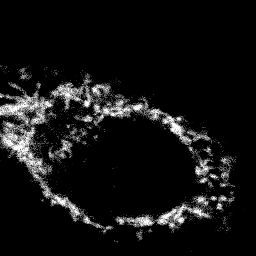
#> input picture example_data/raw_CLSM.tif, 256 x 256 px; its folder holds only this picture in this run
$ python PhysGT_CLSM.py --img_dir example_data
#> lines starting #> are read from the running program, lines starting #| are printed output that depends on the picture; after the words box and inside, x2 and y2 are one past the last pixel; in counts of white or black regions, pixels touching at a corner belong together
"""
PhysGT-CLSM: Physics-informed Ground Truth Generation for CLSM Mitochondria Segmentation.

Adapted from Sekh et al., Nature Machine Intelligence 2021 (DOI: 10.1038/s42256-021-00420-0)
with three contributions for CLSM imaging:
  1. PSF-adaptive pixel calibration (pixel size derived from image statistics)
  2. Distance-transform Watershed instance separation (not in original physeg)
  3. Annotation-free direct inference - no U-Net weights, no MATLAB, no GPU required

Pipeline:
  Step 1: 3D mitochondria geometry (dot / rod / network)
  Step 2: Fluorophore placement + photokinetics
  Step 3+4: PSF convolution -> synthetic 2D image
  Step 5: Microscope noise model (Poisson + Gaussian readout)
  Step 6: Physics-based GT from emitter projection (no PSF/noise dependency)

Output:
  predictions/physegt_clsm/*.tif        uint16 instance-label maps
  results/physegt_clsm_stats.csv        per-image summary
  figures/physegt_clsm/*_overlay.png    3-panel QC images
"""

import argparse, math, csv, random, warnings
import numpy as np
from pathlib import Path
from scipy.ndimage import gaussian_filter, label as ndlabel
from skimage.morphology import remove_small_objects
import tifffile
import matplotlib
matplotlib.use('Agg')
import matplotlib.pyplot as plt
warnings.filterwarnings('ignore')

# -- CLI -----------------------------------------------------------------------
_parser = argparse.ArgumentParser(add_help=False)
_parser.add_argument('--img_dir',  type=str, default=None,
                     help='Input image directory (default: example_data/)')
_parser.add_argument('--out_pred', type=str, default=None,
                     help='Output predictions directory override')
_parser.add_argument('--out_fig',  type=str, default=None,
                     help='Output figures directory override')
_parser.add_argument('--out_res',  type=str, default=None,
                     help='Output results directory override')
_parser.add_argument('--min_area', type=int, default=20,
                     help='Override minimum instance area (px2)')
_parser.add_argument('--dist_sigma', type=float, default=1.2,
                     help='Gaussian smoothing sigma for distance-transform markers')
_parser.add_argument('--min_distance', type=int, default=8,
                     help='Minimum marker distance for watershed instance separation')
_parser.add_argument('--build_simulation', action='store_true',
                     help='Build the optional synthetic simulation dataset after real-image inference')
_parser.add_argument('--help', action='store_true')
_args, _ = _parser.parse_known_args()

# -- Paths ---------------------------------------------------------------------
ROOT     = Path(__file__).resolve().parent
RAW_DIR  = Path(_args.img_dir) if _args.img_dir else ROOT / 'example_data'
OUT_PRED = Path(_args.out_pred) if _args.out_pred else ROOT / 'predictions' / 'physegt_clsm'
OUT_FIG  = Path(_args.out_fig)  if _args.out_fig  else ROOT / 'figures'     / 'physegt_clsm'
OUT_RES  = Path(_args.out_res)  if _args.out_res  else ROOT / 'results'
OUT_PRED.mkdir(parents=True, exist_ok=True)
OUT_FIG.mkdir(parents=True, exist_ok=True)
OUT_RES.mkdir(parents=True, exist_ok=True)

# -- Microscope parameters (CLSM, HELA cells) ----------------------------------
# Pixel size confirmed: 120.25 nm/px (corrected from 78.0)
PIXEL_NM   = 120.25      # lateral pixel size (nm) - confirmed correct value
NA         = 1.2         # numerical aperture
WAVELENGTH = 488.0       # emission wavelength (nm), blue/488 nm excitation mito channel
# At 120.25 nm/px: FOV = 1024 x 120.25 nm ~ 123 um.
PSF_SIGMA_NM = 0.61 * WAVELENGTH / NA / 2.355   # 105.3 nm
PSF_SIGMA_PX = PSF_SIGMA_NM / PIXEL_NM          # 0.876 px

# Noise model for low-SNR live-cell CLSM images.
READOUT_SIGMA = 8.0
POISSON_SCALE = 80.0

# Mitochondrion geometry at 120.25 nm/px
# Single mito: diameter 250 nm ~ 2.1 px; rod length 1-3 um ~ 8-25 px
MITO_DIAM_NM       = 250.0
MITO_DIAM_PX       = MITO_DIAM_NM / PIXEL_NM        # ~ 2.08 px
MITO_LENGTH_MIN_NM = 1000.0
MITO_LENGTH_MIN_PX = MITO_LENGTH_MIN_NM / PIXEL_NM  # ~ 8.3 px

# Simulation dataset size
N_TRAIN    = 7000   # training tiles (128x128 -> tiled to 256x256)
N_VAL      = 1000
N_TEST     = 1000
TILE       = 128    # internal tile size; final tiles are 256 x 256 2x2 mosaics
OUTPUT_SZ  = 256    # final training image size

# Morphology probabilities
P_DOT     = 0.25
P_ROD     = 0.45
P_NETWORK = 0.30

# -- Geometry helpers -----------------------------------------------------------

# [160 lines left out: functions _draw_thick_line, make_mito_geometry, place_fluorophores, physics_gt, simulate_image, make_tile and 1 more, not called in this run]


# -- Apply physics-based segmentation to real images ---------------------------

def segment_real_image(fp):
    """
    Physics-based instance segmentation of a real CLSM mitochondria image.
    Implements the frozen P3 real-image protocol used for the manuscript figures
    and the curated 33-image morphology analysis.
    """
    from skimage.filters import threshold_otsu
    from skimage.segmentation import watershed
    from skimage.feature import peak_local_max
    from skimage.morphology import binary_closing, disk
    from scipy.ndimage import distance_transform_edt

    raw = tifffile.imread(fp)
#> raw is the input picture: shape (256, 256); min 0, max 254, mean 18.5
    if raw.ndim == 2:
        mito = raw.astype(np.float32)
    elif raw.ndim == 3 and raw.shape[-1] <= 4:
        ch_means = [raw[..., i].mean() for i in range(raw.shape[-1])]
        mito = raw[..., int(np.argmax(ch_means))].astype(np.float32)
    elif raw.ndim == 3:
        ch_means = [raw[i].mean() for i in range(raw.shape[0])]
        mito = raw[int(np.argmax(ch_means))].astype(np.float32)
    else:
        mito = raw.squeeze().astype(np.float32)

    lo, hi = np.percentile(mito, [1, 99])
#> lo = 0; hi = 238
    mito_norm = np.clip((mito - lo) / (hi - lo + 1e-9), 0, 1)

    # P3 foreground stage: compensate PSF blur, then use Otsu and one-pixel closing.
    blurred = gaussian_filter(mito_norm, sigma=PSF_SIGMA_PX)
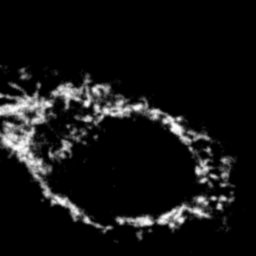
#> blurred: shape (256, 256) float32; min 0, max 0.996, mean 0.0771
    foreground = np.clip(mito_norm + 0.8 * (mito_norm - blurred), 0, 1)
    binary = binary_closing(foreground > threshold_otsu(foreground), disk(1))
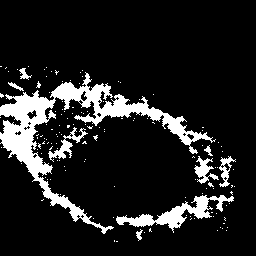
#> binary: shape (256, 256) bool; 12.7% white; 135 white regions (126 under 20 px), largest, box (x1, y1, x2, y2) and area: (0, 72, 216, 234) 5752, (116, 195, 234, 233) 1256, (48, 127, 88, 162) 346

    dist = distance_transform_edt(binary)
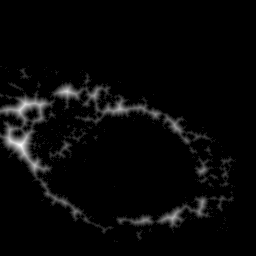
#> dist: shape (256, 256) float64; min 0, max 10.3, mean 0.317; drawn with min black and max white
    # Smooth distance transform before peak detection: a 2px-wide rod produces a flat
    # ridge (max ~1 px) that yields spurious peaks every min_dist pixels without smoothing.
    dist_smooth = gaussian_filter(dist, sigma=_args.dist_sigma)
    # Default P3 working preset balances fragmentation and under-separation.
    min_dist = _args.min_distance
    coords = peak_local_max(dist_smooth, min_distance=min_dist, labels=binary)
#> coords = 38 pairs, first value 67 to 241, second value 8 to 225
    markers = np.zeros(binary.shape, dtype=np.int32)
    for idx, (r, c) in enumerate(coords, start=1):
        markers[r, c] = idx
#> this loop made 38 passes
#> (r, c) on passes 1 to 12: (145, 20), (104, 25), (91, 66), (165, 34), (108, 119), (104, 40), (217, 173), (95, 94), (126, 175), (202, 202), (220, 144), (114, 155)
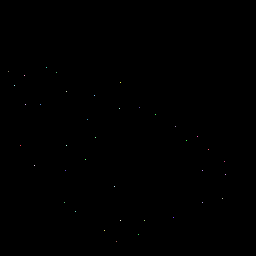
#> markers: shape (256, 256) int32; 39 distinct labels, from 0 to 38; one colour per label, 0 black

    labeled_ws = watershed(-dist, markers, mask=binary)
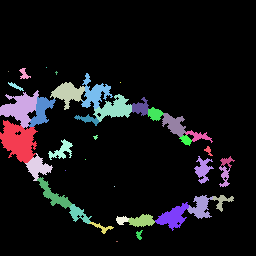
#> labeled_ws: shape (256, 256) int32; 39 distinct labels, from 0 to 38; one colour per label, 0 black

    MIN_AREA = _args.min_area
    labeled_filt = np.zeros_like(labeled_ws, dtype=np.uint16)
    new_id = 1
    for iid in range(1, labeled_ws.max() + 1):
        mask = labeled_ws == iid
        if mask.sum() >= MIN_AREA:
            labeled_filt[mask] = new_id
            new_id += 1
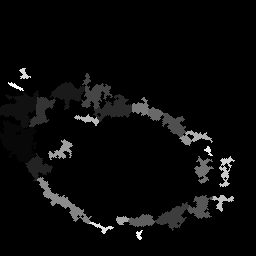
#> labeled_filt: shape (256, 256) uint16; min 0, max 29, mean 1.1; drawn with min black and max white
#> after the loop, new_id = 30

    return labeled_filt, mito_norm, binary


# -- Main: process real images -------------------------------------------------

FILES = sorted(RAW_DIR.rglob('*.tif'))
NAMES = {
    'Series086': 'S086', 'Series090': 'S090', 'Series095': 'S095',
    'Series099': 'S099', 'Series103': 'S103', 'Series109': 'S109',
}

def short_name(fp):
    for k, v in NAMES.items():
        if fp.stem.startswith(k): return v
    return fp.stem[:6]

if not RAW_DIR.exists():
    raise SystemExit(f'Input directory not found: {RAW_DIR}')
if not FILES:
    raise SystemExit(f'No TIF images found under: {RAW_DIR}')

stats_rows = []

print('='*60)
print('PhysGT-CLSM: Physics-informed CLSM Mitochondria Segmentation')
print(f'PSF sigma = {PSF_SIGMA_PX:.2f} px  ({PSF_SIGMA_NM:.0f} nm)')
print(f'Pixel size: {PIXEL_NM:.0f} nm/px')
print('='*60)

for fp in FILES:
    sname = short_name(fp)
    print(f'\nProcessing {fp.name} ({sname}) ...')

    labeled, mito_norm, binary = segment_real_image(fp)
    n_inst = int(labeled.max())
#> n_inst = 29
    areas  = [int((labeled == i).sum()) for i in range(1, n_inst+1)]
#> areas = 29 values, max 1002 at index 0, min 39 at index 26, mean 266.6
    print(f'  Instances: {n_inst},  median area: {int(np.median(areas)) if areas else 0} px')
#|   Instances: 29,  median area: 207 px

    # Save uint16 instance label TIF
    out_tif = OUT_PRED / f'{fp.stem}.tif'
    tifffile.imwrite(out_tif, labeled.astype(np.uint16))

    # Save 3-panel QC figure
    fig, axes = plt.subplots(1, 3, figsize=(12, 4))
    axes[0].imshow(mito_norm, cmap='gray'); axes[0].set_title('Raw (norm)'); axes[0].axis('off')
    axes[1].imshow(binary,   cmap='gray'); axes[1].set_title('P3 foreground mask'); axes[1].axis('off')
    from matplotlib.colors import ListedColormap
    import matplotlib.cm as cm
    cmap_rand = cm.get_cmap('tab20', max(n_inst, 1))
    disp = np.zeros((*labeled.shape, 4))
    for iid in range(1, n_inst+1):
        mask = labeled == iid
        c = cmap_rand(iid % 20)
        disp[mask] = c
#> this loop made 29 passes
#> c on passes 1 to 12: (0.122, 0.467, 0.706, 1), (0.682, 0.78, 0.91, 1), (1, 0.498, 0.0549, 1), (1, 0.498, 0.0549, 1), (1, 0.733, 0.471, 1), (0.173, 0.627, 0.173, 1), (0.596, 0.875, 0.541, 1), (0.596, 0.875, 0.541, 1), (0.839, 0.153, 0.157, 1), (1, 0.596, 0.588, 1), (1, 0.596, 0.588, 1), (0.58, 0.404, 0.741, 1)
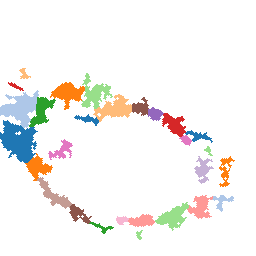
#> disp: shape (256, 256, 4) float64; mean of channels 0, 1, 2, 3 0.0773, 0.07, 0.0609, 0.118; transparent parts drawn white
    axes[2].imshow(mito_norm, cmap='gray')
    axes[2].imshow(disp, alpha=0.6)
    axes[2].set_title(f'Instances (n={n_inst})'); axes[2].axis('off')
    plt.suptitle(f'{sname} - PhysGT-CLSM', fontweight='bold')
    plt.tight_layout()
    fig.savefig(OUT_FIG / f'{sname}_physegt_clsm_overlay.png', dpi=150, bbox_inches='tight')
    plt.close(fig)

    stats_rows.append({
        'image': sname, 'n_mito': n_inst,
        'area_median': int(np.median(areas)) if areas else 0,
        'area_mean':   int(np.mean(areas))   if areas else 0,
        'area_min':    int(np.min(areas))     if areas else 0,
        'area_max':    int(np.max(areas))     if areas else 0,
    })

# Save stats CSV
with open(OUT_RES / 'physegt_clsm_stats.csv', 'w', newline='') as f:
    w = csv.DictWriter(f, fieldnames=stats_rows[0].keys())
    w.writeheader(); w.writerows(stats_rows)

print('\n' + '='*60)
print(f'{"Image":<6} {"N_mito":>8} {"Med area":>10} {"Mean area":>10}')
print('-'*40)
for r in stats_rows:
    print(f'{r["image"]:<6} {r["n_mito"]:>8} {r["area_median"]:>10} {r["area_mean"]:>10}')
#> this loop made 1 pass
#| raw_CL       29        207        266
print('='*60)
print(f'\nInstance TIFs  -> {OUT_PRED}')
print(f'QC figures     -> {OUT_FIG}')
print(f'Stats CSV      -> {OUT_RES}/physegt_clsm_stats.csv')

# -- Optionally build simulation dataset --------------------------------------
print('\n--- Optional synthetic validation dataset ---')
print(f'Target: {N_TRAIN} train + {N_VAL} val + {N_TEST} test tiles (256x256)')
ans = 'y' if _args.build_simulation else 'n'
if ans == 'y':
    build_dataset('train', N_TRAIN, seed=0)
    build_dataset('val',   N_VAL,   seed=1)
    build_dataset('test',  N_TEST,  seed=2)
    print('Simulation dataset complete.')
else:
    print('Skipped. Use --build_simulation to enable synthetic dataset generation.')
